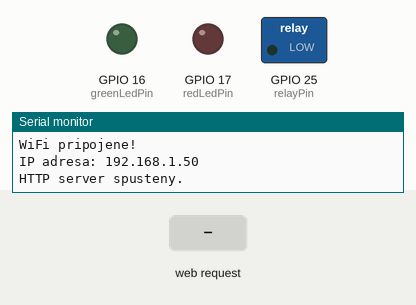
Bench run of a sketch on a simulated ESP32. Parts: switched loads named in the sketch (green lamp = pin HIGH), output pins drawn as LEDs (lit = HIGH), the last lines printed to the serial monitor. The inputs (shaded band) are chosen by the test bench. WiFi joins after 1.5 s; servers stay silent unless stated.

Above: at 2.7 s.
2.8 s: HTTP request GET /led?color=green received
At 3.1 s:
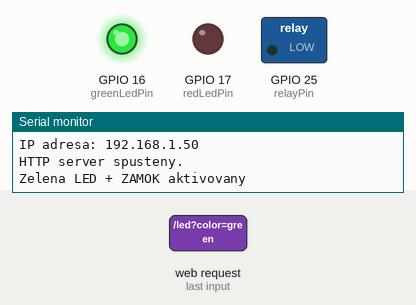
4.3 s: HTTP request GET /led?color=red received
At 5.4 s:
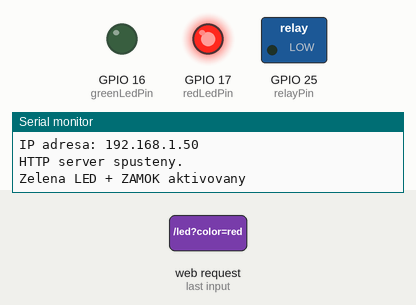
Timing chart, 0 to 8.8 s (numbered marks = the images above; inputs shaded):
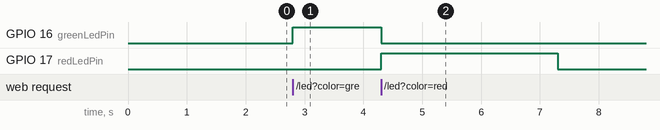

The sketch:

led_control.ino
```cpp
#include <WiFi.h>
#include <WiFiMulti.h>
#include <WebServer.h>

WiFiMulti wifiMulti;
WebServer server(80);

const char* ssidList[] = {"Mramuch_EXT", "Lukas"};
const char* passwordList[] = {"59438830", "hofo1234"};
const int wifiCount = sizeof(ssidList) / sizeof(ssidList[0]);

const int greenLedPin = 16;  // GPIO16
const int redLedPin = 17;    // GPIO17
const int relayPin = 25;

unsigned long ledTurnOffTime = 0;
int currentLed = 0; // 0 = none, 1 = green, 2 = red
const unsigned long LED_DURATION = 3000;  // 3 sekundy
unsigned long relayTurnOffTime = 0;
bool relayActive = false;
const unsigned long RELAY_DURATION = 3000;

void setup() {
  Serial.begin(115200);

  for (int i = 0; i < wifiCount; ++i) {
    wifiMulti.addAP(ssidList[i], passwordList[i]);
  }

  Serial.print("Pripajam sa na WiFi");
  while (wifiMulti.run() != WL_CONNECTED) {
    delay(500);
    Serial.print(".");
  }

  Serial.println("\nWiFi pripojene!");
  Serial.print("IP adresa: ");
  Serial.println(WiFi.localIP());

  pinMode(greenLedPin, OUTPUT);
  pinMode(redLedPin, OUTPUT);

  server.on("/led", []() {
    String color = server.arg("color");

    if (color == "green") {
      digitalWrite(greenLedPin, HIGH);
      digitalWrite(redLedPin, LOW);
      currentLed = 1;
      ledTurnOffTime = millis() + LED_DURATION;

      pinMode(relayPin, OUTPUT);
      digitalWrite(relayPin, LOW);  // Aktívne-LOW
      relayActive = true;
      relayTurnOffTime = millis() + RELAY_DURATION;
      Serial.println("Zelena LED + ZAMOK aktivovany");

      server.send(200, "text/plain", "Zelena LED a zamok aktivovane na 3s");

    } else if (color == "red") {
      digitalWrite(redLedPin, HIGH);
      digitalWrite(greenLedPin, LOW);
      currentLed = 2;
      ledTurnOffTime = millis() + LED_DURATION;
      server.send(200, "text/plain", "Cervena LED zapnuta na 3s");
    } else {
      digitalWrite(redLedPin, LOW);
      digitalWrite(greenLedPin, LOW);
      currentLed = 0;
      server.send(400, "text/plain", "Neznama farba");
    }
  });

  server.begin();
  Serial.println("HTTP server spusteny.");
}

void loop() {
  server.handleClient();

  // Automatické vypnutie LED po čase
  if (currentLed != 0 && millis() > ledTurnOffTime) {
    digitalWrite(greenLedPin, LOW);
    digitalWrite(redLedPin, LOW);
    currentLed = 0;
  }
  // Automatické vypnutie relé
  if (relayActive && millis() > relayTurnOffTime) {
    pinMode(relayPin, INPUT_PULLUP);
    relayActive = false;
    Serial.println("Zamok: ZATVORENY");
  }
}
```

Measured:
- after the input at 2.8 s, GPIO 16 (greenLedPin): LOW → HIGH at once
- after the input at 4.3 s, GPIO 16 (greenLedPin): HIGH → LOW after 0.00 s instead of 1.5 s; GPIO 17 (redLedPin): LOW → HIGH at once, → LOW 3.0 s later
